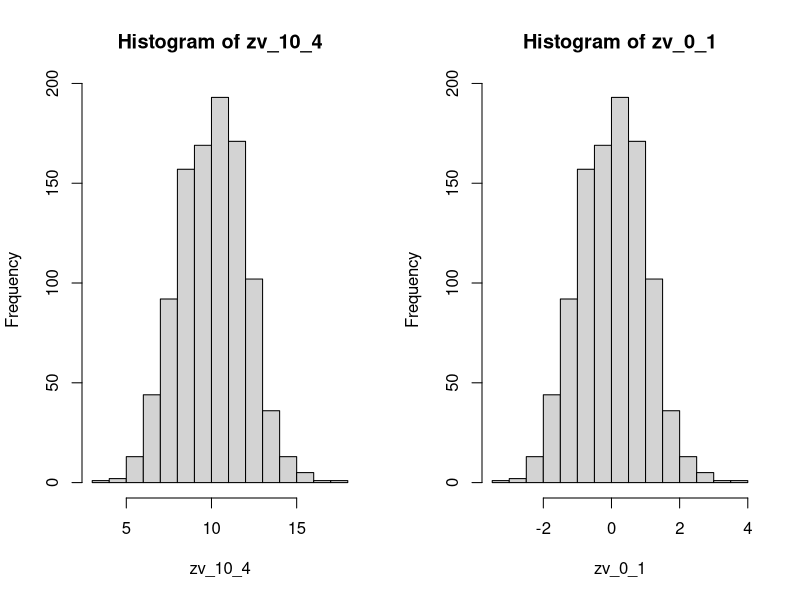
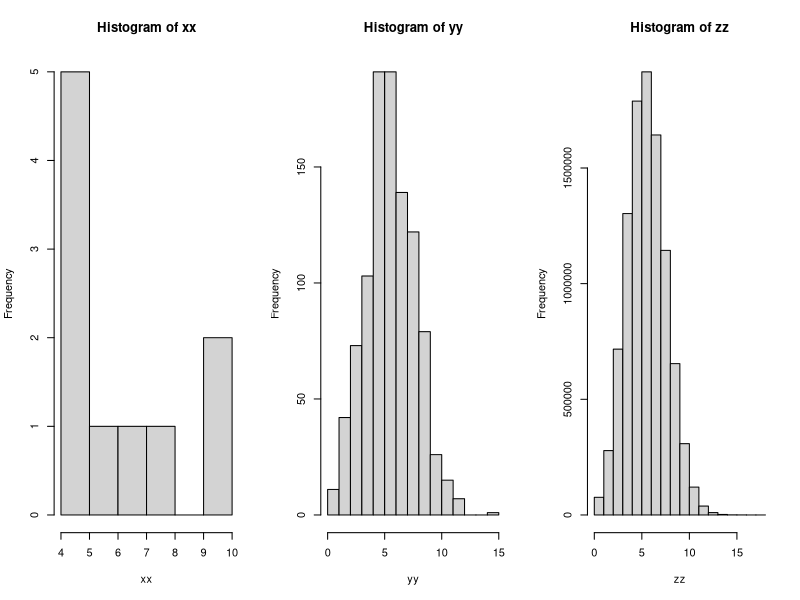
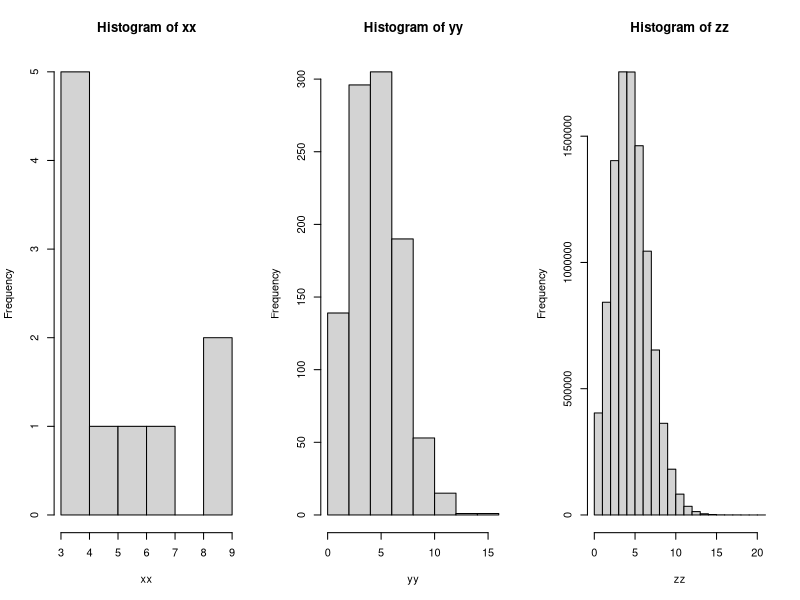

These figures' R source, in order:
#-------------------------------------------------------------------------------
# Gleichverteilung
#-------------------------------------------------------------------------------
#p - Verteilungsfunktion
#d - Dichtefunktion
#r - Zufallszahlen generieren
#q - Quantile

# unif
# norm
# Sei X stetig gleichverteilt auf [2,6]. 
#
# 1) Wie hoch ist die Wahrscheinlichkeit P(3 ≤ X ≤ 5)?

# P(X <= 5) - P(X <= 3) = 
punif(q = 5, min = 2, max = 6) - punif(q = 3, min=2, max=6)

# 2) Wie hoch ist die Wahrscheinlichkeit P(2 < X < 7)?
punif(q = 7, min = 2, max = 6) - punif(q = 2, min=2, max=6)

# 3) Wie hoch ist die Wahrscheinlichkeit P(4 < X < 5.4)?
punif(q = 5.4, min = 2, max = 6) - punif(q = 4, min=2, max=6)

# 4) Wie groß ist der Erwartungswert E(X) und die Varianz V(X)?
# (a+b)/2
expct_value <- (2+6)/2
expct_value

# (b-a)^2/12
var_value <- (6 - 2)^2/12
var_value

#-------------------------------------------------------------------------------
# Normalverteilung 
#-------------------------------------------------------------------------------
# Der Körpergröße einer erwachsenen Bevölkerungsgruppe kann näherungsweise 
# eine Normalverteilung mit Mittelwert 175 cm und Standardabweichung 7 cm
# zugeschrieben werden. 

# 1) Wie hoch ist der Anteil an Personen mit der Körpergröße zwischen 168 cm und 180 cm?
# P(X <= 180) - P(X <= 168)
pnorm(q=180, mean = 175, sd = 7) - pnorm(q=168, mean = 175, sd = 7) 

# 2) Wie hoch ist der Anteil an Personen mit der Körpergröße > 180 cm?
# P(X > 180) = 1 - P(X <= 180)
1 - pnorm(q = 180, mean = 175, sd = 7) 

# 3) Wie hoch ist der Anteil an Personen mit der Körpergröße < 160 cm?
# P(X < 160)
pnorm(q = 160, mean = 175, sd = 7) 
#-------------------------------------------------------------------------------
# Normalverteilung 
#-------------------------------------------------------------------------------
# Gegeben ist die normal verteilte Zufallsvariable X ~ N(10, 4)
# 1. Simulieren Sie 1000 N(10,4) verteilten Zufallsvariablen
?rnorm
set.seed(454564)
zv_10_4 <- rnorm(n = 1000, mean = 10, sd = 2)

# 2. Bilden Sie aus den 1000 Variablen (Schritt 1) die standardnormal verteilten 
# Zufallsvariablen Z
zv_0_1 <- (zv_10_4 - 10)/2

# 3. Zeigen Sie grafisch mit Hilfe eines Histogramms die Verteilungen 
# von X (Schritt 1) und Z (Schritt 2). Was stellen Sie fest?

par(mfrow=c(1,2))
hist(zv_10_4)
hist(zv_0_1)


#-------------------------------------------------------------------------------
# Gesetz der Großen Zahlen
#-------------------------------------------------------------------------------
# 0. seed Setzen

# 1. X: Simulieren Sie 100 binomial verteilte Zufallsvariablen mit size=20, prob = 0.3

set.seed(23487256)
xx <- rbinom(n = 10, size =20, prob=0.3)

# 2. Y: Simulieren Sie 1000 binomial verteilte Zufallsvariablen mit size=20, prob = 0.3
yy <- rbinom(n = 1000, size =20, prob=0.3)

# 3. Z: Simulieren Sie 100000 binomial verteilte Zufallsvariablen mit size=20, prob = 0.3
zz <- rbinom(n = 10000000, size =20, prob=0.3)

par(mfrow=c(1,3))
hist(xx)
hist(yy)
hist(zz)


# 1. X: Simulieren Sie 10 Poisson verteilte Zufallsvariablen mit lambda = 5
set.seed(23487256)
lam <- 5

xx <- rpois(n = 10, lambda = lam)

# 2. Y: Simulieren Sie 1000 Poisson verteilte Zufallsvariablen mit lambda = 5
yy <- rpois(n = 1000, lambda = lam)

# 3. Z: Simulieren Sie 100000 Poisson verteilte Zufallsvariablen mit lambda = 5
zz <- rpois(n = 10000000, lambda = lam)

par(mfrow=c(1,3))
hist(xx)
hist(yy)
hist(zz)
